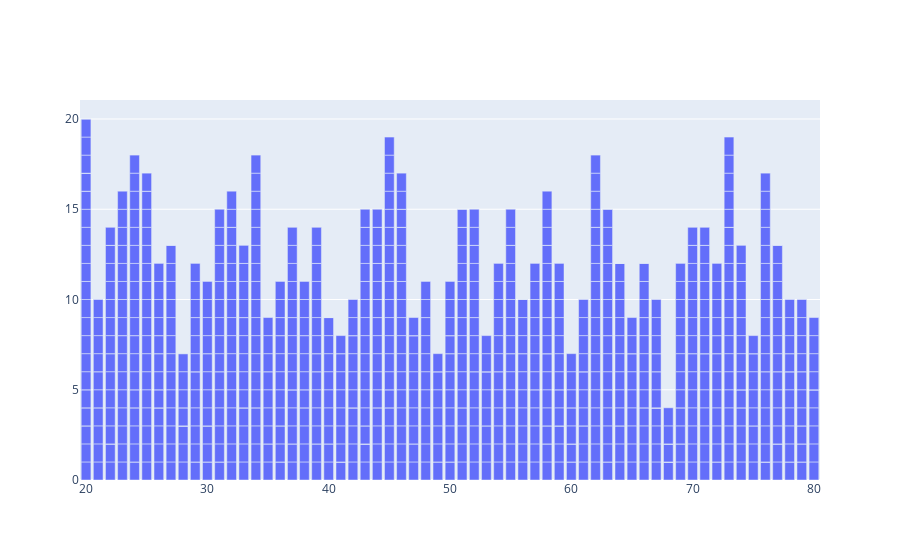

The code cell stored with this chart in its notebook:
### Code cell
fig  = go.Figure()
fig.add_trace(go.Bar(x = df['age'],y = df['gender'],))
# fig = go.Figure(data=go.Scatter(x=x, y=y, mode='markers'))
fig.show()

### Figure 1 — Plotly figure (JSON) as saved in the notebook; plotly's stock layout.template omitted (floating-point values rounded to 4 significant figures; data arrays with more than 128 entries replaced by an {"elided": "..."} marker saying what was removed)
{"data": [{"type": "bar", "x": {"elided": "1000 int values"}, "y": {"elided": "1000 int values"}}], "layout": {}}
